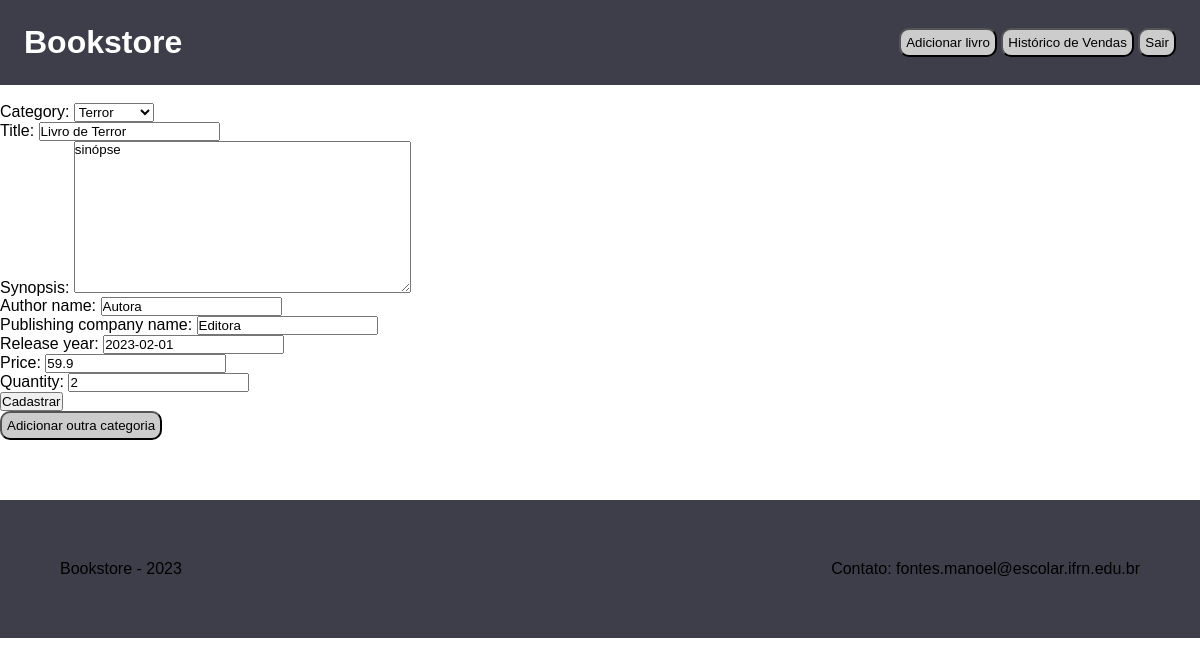
/book/update/d750327013734f469992afbfcd49f74c, run on an earlier commit of the app's database.
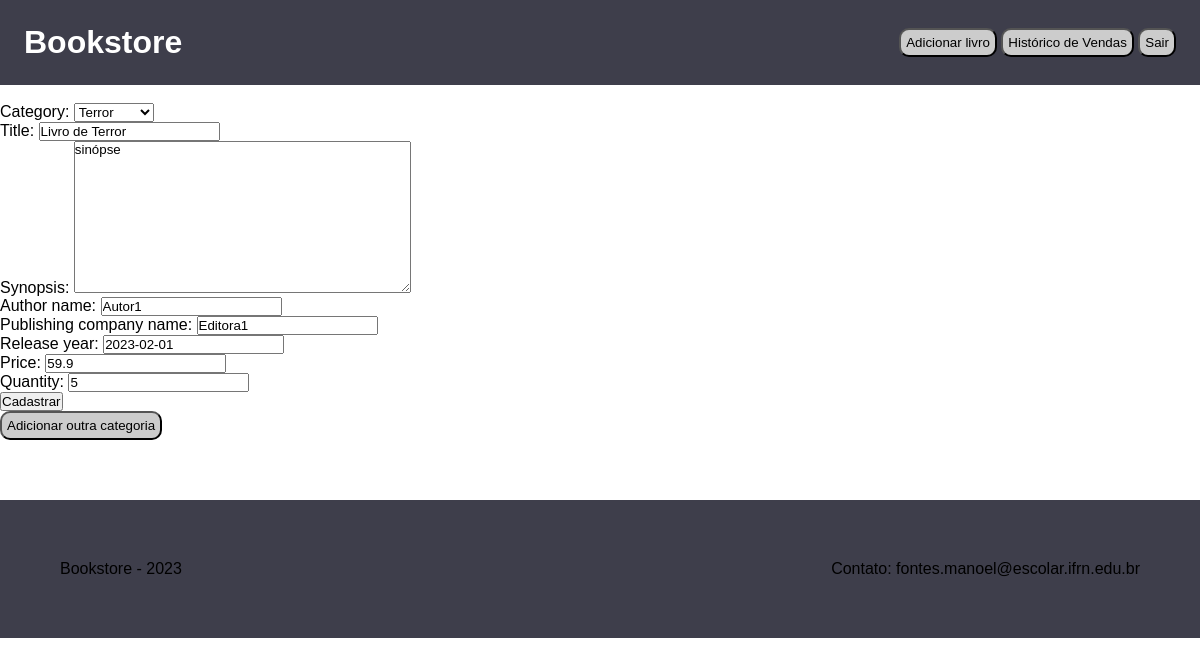
And on a later commit of the database.
### core/models.py (models this page shows, shortened)
class Book(models.Model):
    id = models.UUIDField(primary_key=True, default=uuid.uuid4, editable=False)
    category = models.ForeignKey(Category, on_delete=models.CASCADE)
    title = models.CharField(max_length=255)
    synopsis = models.TextField(null=True, blank=True)
    author_name = models.CharField(max_length=255)
    publishing_company_name = models.CharField(max_length=255)
    release_year = models.DateField()
    price = models.FloatField()
    quantity = models.IntegerField(default=1)
    created_at = models.DateTimeField(auto_now_add=True)
    updated_at = models.DateTimeField(auto_now=True)

### core/views.py (the view, shortened to what this page needs)
# urls.py: path("book/update/<str:book_id>", update_book, name="update_book"),
def update_book(request, book_id):
    book = Book.objects.get(pk=book_id)
    return render(
        request,
        "book_form.html",
        {"form": BookForm(instance=book)},
    )

### core/forms/book_form.py
class BookForm(ModelForm):
    class Meta:
        model = Book
        fields = "__all__"

### core/models.py (called while the page is built)
    def __str__(self) -> str:
        return self.name

### templates/book_form.html (shortened to what this page needs)
{% extends 'main.html' %} {% block content %} {% load static %}
<br />
<form method="POST" action="">
  {% csrf_token %} {{form.as_p}}
  <input type="submit" value="Cadastrar" />
</form>
<a href="{% url 'register_category' %}"
  ><button>Adicionar outra categoria</button></a
>
{% endblock %}

What changed in the data, as far as the page shows it:
changed Book "Terror": author_name "Autora" → "Autor1"; publishing_company_name "Editora" → "Editora1"; quantity "2" → "5"
